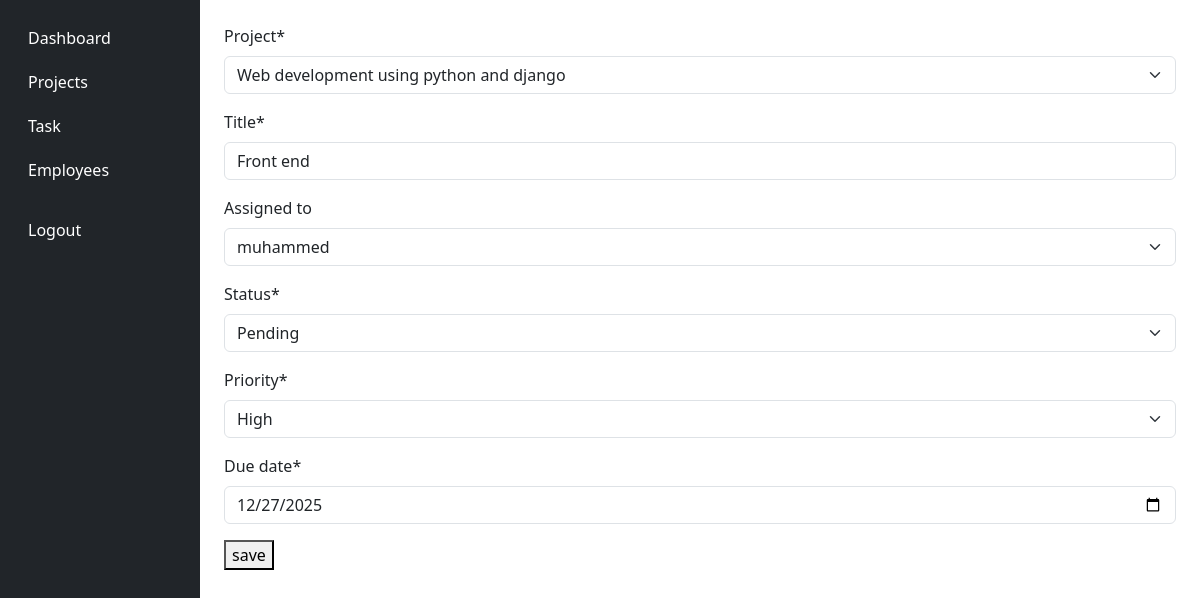
Page /edit_task/3/ (signed in) on the earlier database version.
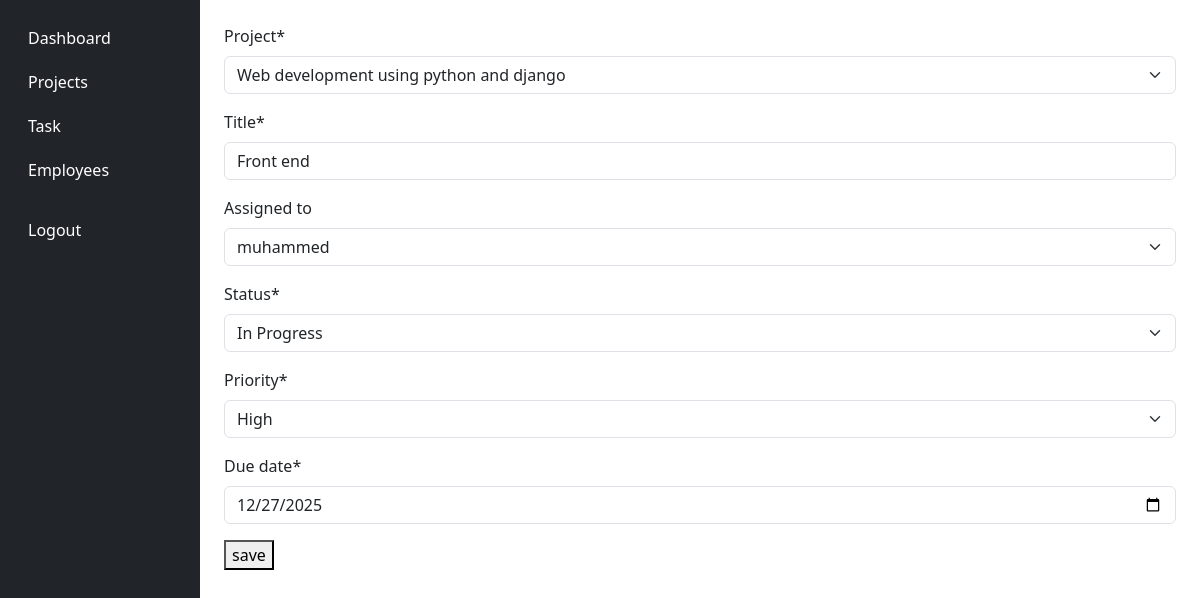
Same page on the later database version.
### company/models.py (models this page shows, shortened)
class Task(models.Model):
    STATUS_CHOICE=[
        ('pending','Pending'),
        ('in_progress','In Progress'),
        ('completed','Completed')
    ]
    PRIORITY_CHOICES=[
        ('low','Low'),
        ('medium','Medium'),
        ('high','High')
    ]
    project=models.ForeignKey(Project,on_delete=models.CASCADE)
    title=models.CharField(max_length=100)
    assigned_to=models.ForeignKey(User,on_delete=models.CASCADE,blank=True,null=True)
    status=models.CharField(max_length=50,choices=STATUS_CHOICE,default='pending')
    priority=models.CharField(max_length=50,choices=PRIORITY_CHOICES,default='medium')
    due_date=models.DateField()
    created_at=models.DateTimeField(auto_now_add=True)

### company/views.py (the view)
# urls.py: path('edit_task/<int:id>/',views.edit_task,name='edit_task'),
@login_required
def edit_task(request,id):
    if not request.user.is_staff:
        return redirect('home')
    tsk=Task.objects.get(id=id)
    if request.method=='POST':
        task=TaskForm(request.POST,instance=tsk)
        if task.is_valid():
            task.save()
            return redirect('taskpage')
    else:
        task=TaskForm(instance=tsk)
    return render(request,'task_create.html',{'task':task,'save':'save'})

### company/forms.py
class TaskForm(ModelForm):
    class Meta:
        model=Task
        fields='__all__'
        widgets={
            'due_date':forms.DateInput(attrs={'class':'form-control','type':'date','min':date.today().isoformat()}),
        }
    def __init__(self,*args,**kwargs):
        super().__init__(*args,**kwargs)
        self.fields['assigned_to'].queryset=User.objects.filter(is_staff=False)

### company/models.py (called while the page is built)
    def __str__(self):
        return self.name

### company/templates/task_create.html (shortened to what this page needs)
{% extends "base.html" %}
{% load crispy_forms_tags %}
{% block content %}
<form method='post'>
        {{task|crispy}}
        <button type='submit' value='submit'>{{save}}</button>
</form>
{% endblock content %}

Differences in the rows shown:
changed Task "Web development using python and django": status "Pending" → "In Progress"
